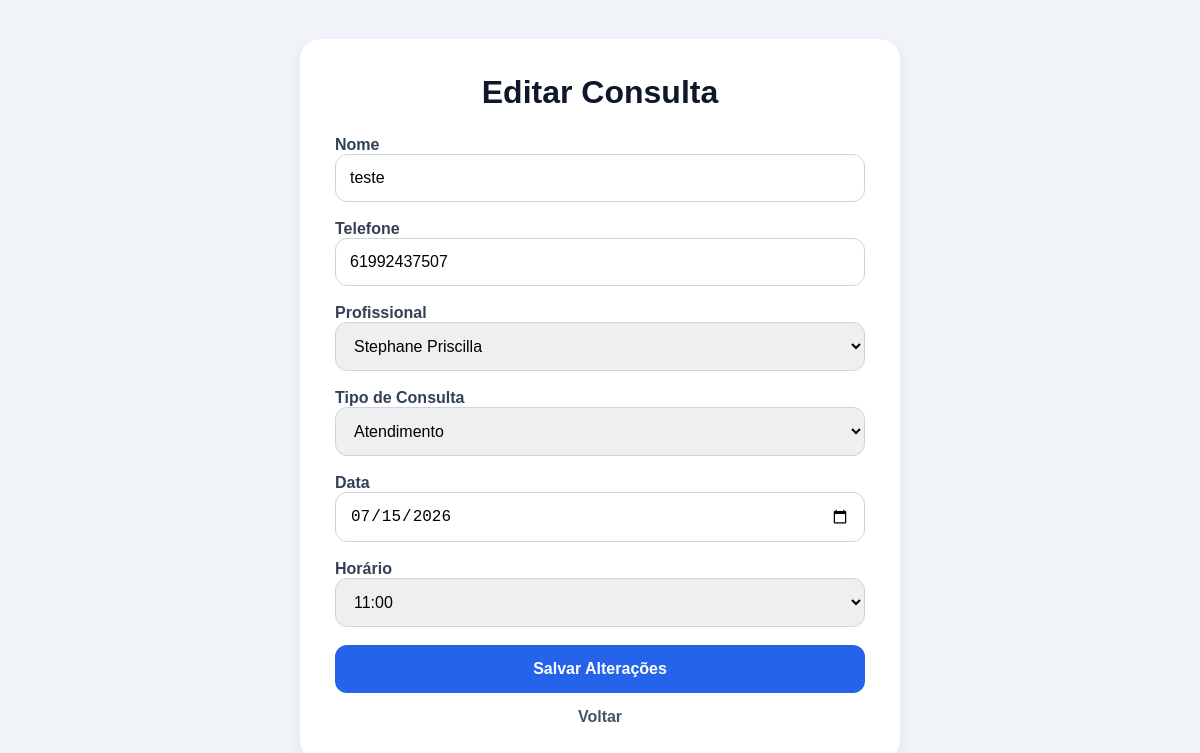
The page /edit-appointment/4/ (signed in) on the database its author committed.
### appointments/models.py (models this page shows, shortened)
class Appointment(models.Model):
    name = models.CharField(
        max_length=100
    )
    phone = models.CharField(
        max_length=20
    )
    email = models.EmailField()
    professional = models.CharField(
        max_length=20,
        choices=PROFESSIONAL_CHOICES
    )
    service_type = models.CharField(
        max_length=20,
        choices=SERVICE_TYPES,
        default='avaliacao'
    )
    appointment_date = models.DateField()
    appointment_time = models.TimeField()
    created_at = models.DateTimeField(
        auto_now_add=True
    )

### appointments/views.py (the view, shortened to what this page needs)
@login_required
def edit_appointment(request, appointment_id):
    user_professional = get_user_professional(request.user)
    appointment = Appointment.objects.get(
        id=appointment_id
    )
    if request.user.is_superuser:
        pass
    elif user_professional in ['aline', 'gustavo']:
        pass
    elif user_professional in ['isabel', 'stephane', 'amanda']:
        if appointment.professional != user_professional:
            return redirect('/schedule/')
    else:
        return redirect('/schedule/')
    professional_times = get_professional_times(
        appointment.professional,
        appointment.appointment_date
    )
    return render(request, 'appointments/edit_appointment.html', {
        'appointment': appointment,
        'available_times': professional_times
    })

### appointments/views.py (called while the page is built, shortened)
def get_user_professional(user):
    username = user.username.lower()
    if user.is_superuser:
        return None

def get_professional_times(professional, selected_date):
    if not professional or not selected_date:
        return []
    if professional == 'stephane':
        if selected_date.weekday() == 2:
            return AVAILABLE_TIMES.get(
                professional,
                {}
            ).get('wednesday', [])
        return []

### appointments/templates/appointments/edit_appointment.html (shortened to what this page needs)
{% load static %}
<!DOCTYPE html>
<html lang="pt-br">
<head>
</head>
<body>
    <div class="container">
        <h1>Editar Consulta</h1>
        <form method="POST">
            <div>
                <label>Nome</label>
                <input
                    type="text"
                    name="name"
                    value="{{ appointment.name }}"
                    required
                >
            </div>
            <div>
                <label>Telefone</label>
                <input
                    type="text"
                    name="phone"
                    value="{{ appointment.phone }}"
                    required
                >
            </div>
            <div>
                <label>Profissional</label>
                <select
                    name="professional"
                    required
                >
                    <option
                        value="stephane"
                        {% if appointment.professional == 'stephane' %}selected{% endif %}
                    >
                        Stephane Priscilla
                    </option>
                </select>
            </div>
            <div>
                <label>Tipo de Consulta</label>
                <select
                    name="service_type"
                    required
                >
                    <option
                        value="atendimento"
                        {% if appointment.service_type == 'atendimento' %}selected{% endif %}
                    >
                        Atendimento
                    </option>
                </select>
            </div>
            <div>
                <label>Data</label>
                <input
                    type="date"
                    name="appointment_date"
                    value="{{ appointment.appointment_date|date:'Y-m-d' }}"
                    required
                >
            </div>
            <div>
                <label>Horário</label>
                <select
                    name="appointment_time"
                    required
                >
                    {% for time in available_times %}
                        <option
                            value="{{ time }}"
                            {% if appointment.appointment_time|stringformat:"s"|slice:":5" == time %}
                            selected
                            {% endif %}
                        >
                            {{ time }}
                        </option>
                    {% endfor %}
                </select>
            </div>
            <button type="submit">
                Salvar Alterações
            </button>
        </form>
        <a
            href="/schedule/"
            class="back-btn"
        >
            Voltar
        </a>
    </div>
</body>
</html>

### appointments/templates/appointments/edit_appointment.html (style rules this page uses)
* { margin:0; padding:0; box-sizing:border-box; }
body { font-family:Arial,sans-serif; background:#f1f5f9; min-height:100vh; display:flex; justify-content:center; align-items:center; padding:20px; }
.container { width:100%; max-width:600px; background:white; padding:35px; border-radius:20px; box-shadow: 0 5px 15px rgba(0,0,0,0.08); }
h1 { text-align:center; margin-bottom:25px; color:#0f172a; }
form { display:flex; flex-direction:column; gap:18px; }
label { font-weight:bold; color:#334155; }
input, select { width:100%; padding:14px; border:1px solid #cbd5e1; border-radius:12px; font-size:16px; }
button { padding:15px; border:none; border-radius:12px; background:#2563eb; color:white; font-size:16px; font-weight:bold; cursor:pointer; transition:0.3s; }
.back-btn { display:block; text-align:center; margin-top:15px; text-decoration:none; color:#475569; font-weight:bold; }

### rows shown on the page
Appointment: name "teste", phone "61992437507", professional "Stephane Priscilla", service_type "Atendimento", appointment_date "07/15/2026", appointment_time "11:00"
